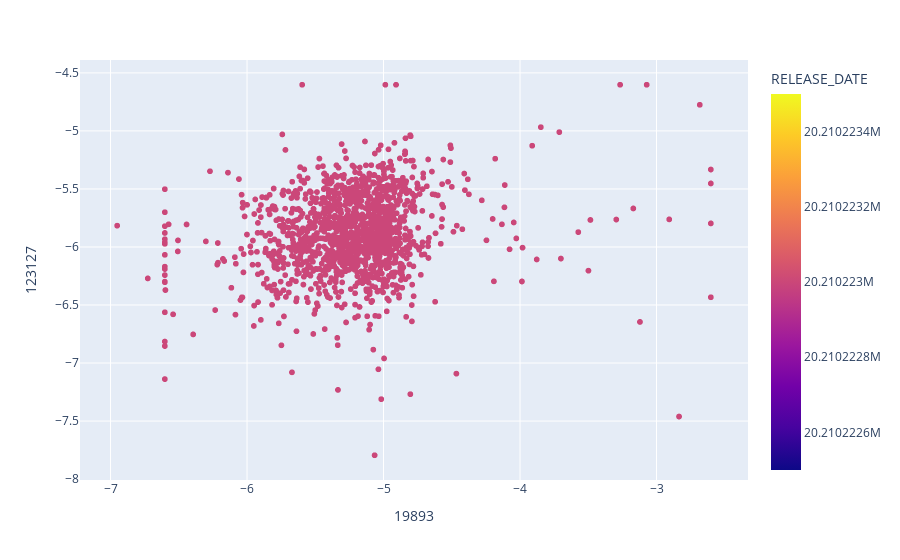

This figure's notebook cell:
### Code cell
import plotly.express as px
fig = px.scatter(full_table, x=19893, y=123127, color="RELEASE_DATE", hover_name=full_table.index)
fig.show()

### Figure 1 — Plotly figure (JSON) as saved in the notebook; plotly's stock layout.template omitted (floating-point values rounded to 4 significant figures; data arrays with more than 128 entries replaced by an {"elided": "..."} marker saying what was removed)
{"data": [{"hovertemplate": "<b>%{hovertext}</b><br><br>19893=%{x}<br>123127=%{y}<br>RELEASE_DATE=%{marker.color}<extra></extra>", "hovertext": {"elided": "2832 str values"}, "legendgroup": "", "marker": {"color": {"elided": "2832 int values"}, "coloraxis": "coloraxis", "symbol": "circle"}, "mode": "markers", "name": "", "showlegend": false, "type": "scattergl", "x": {"elided": "2832 float values"}, "xaxis": "x", "y": {"elided": "2832 float values"}, "yaxis": "y"}], "layout": {"coloraxis": {"colorbar": {"title": {"text": "RELEASE_DATE"}}, "colorscale": [[0, "#0d0887"], [0.1111, "#46039f"], [0.2222, "#7201a8"], [0.3333, "#9c179e"], [0.4444, "#bd3786"], [0.5556, "#d8576b"], [0.6667, "#ed7953"], [0.7778, "#fb9f3a"], [0.8889, "#fdca26"], [1, "#f0f921"]]}, "legend": {"tracegroupgap": 0}, "margin": {"t": 60}, "xaxis": {"anchor": "y", "domain": [0, 1], "title": {"text": "19893"}}, "yaxis": {"anchor": "x", "domain": [0, 1], "title": {"text": "123127"}}}}
